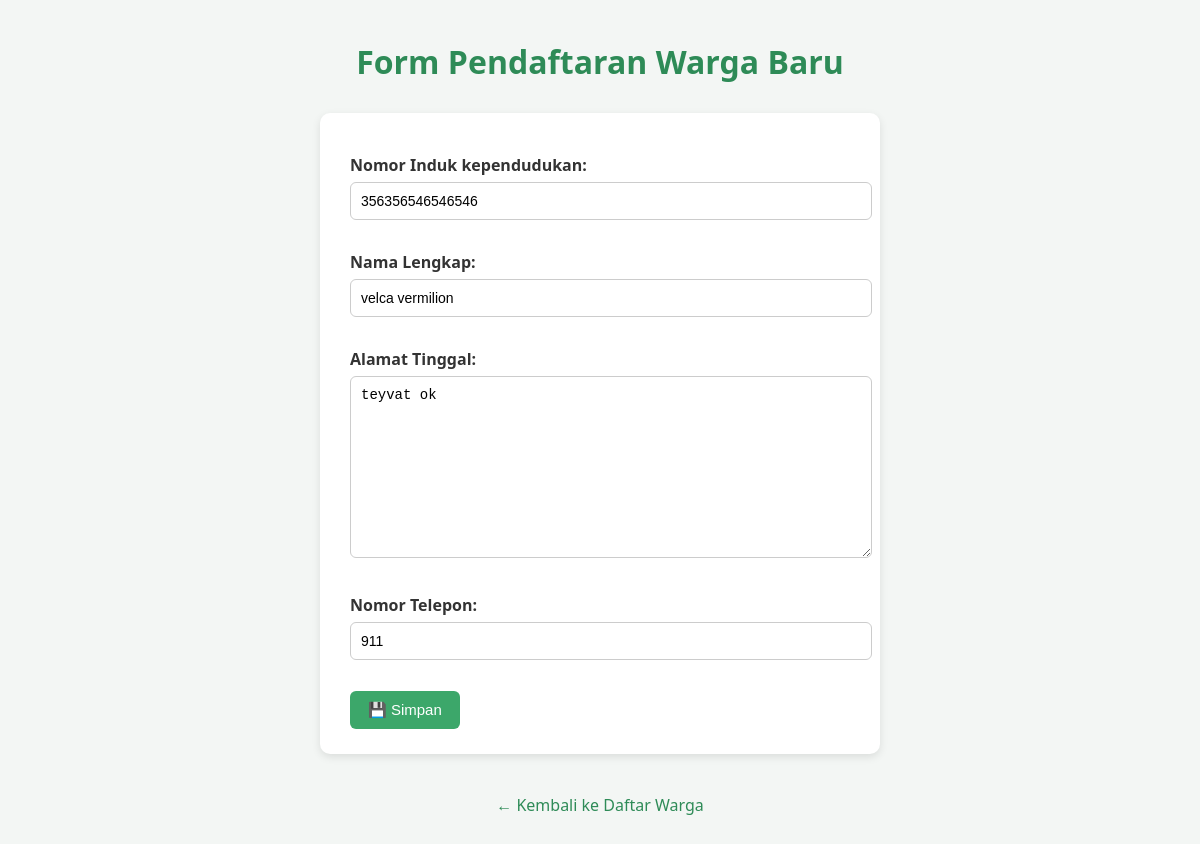
Screenshot of /warga/1/edit/ with the database file from the repository.
### warga/models.py (models this page shows, shortened)
class Warga(models.Model):
    nik = models.CharField(max_length=16, unique=True, verbose_name="Nomor Induk kependudukan")
    nama_lengkap = models.CharField(max_length=100, verbose_name="Nama Lengkap")
    alamat = models.TextField(verbose_name="Alamat Tinggal")
    no_telepon = models.CharField(max_length=15, blank=True, verbose_name="Nomor Telepon")
    tanggal_registrasi = models.DateTimeField(auto_now_add=True)

### warga/views.py (the view)
# urls.py: path('<int:pk>/edit/', WargaUpdateView.as_view(), name='warga-edit'),
class WargaUpdateView(UpdateView):
    model = Warga
    form_class = WargaForm
    template_name = 'warga/warga_form.html'
    success_url = reverse_lazy('warga_list')

### warga/forms.py
class WargaForm(forms.ModelForm):
    class Meta:
        model = Warga
        fields = ['nik', 'nama_lengkap', 'alamat', 'no_telepon']

### warga/templates/warga/warga_form.html (shortened to what this page needs)
<!DOCTYPE html>
<html lang="id">
<head>
</head>
<body>
    <h1>Form Pendaftaran Warga Baru</h1>
    <form method="post">
        {{ form.as_p }}
        <button type="submit">💾 Simpan</button>
    </form>
    <div style="text-align:center;">
        <a class="back-link" href="{% url 'warga_list' %}">← Kembali ke Daftar Warga</a>
    </div>
</body>
</html>

### warga/templates/warga/warga_form.html (style rules this page uses)
body { font-family: "Segoe UI", Arial, sans-serif; background-color: #f3f6f4; margin: 40px; color: #333; }
h1 { text-align: center; color: #2e8b57; }
form { background-color: white; max-width: 500px; margin: 30px auto; padding: 25px 30px; border-radius: 10px; box-shadow: 0 3px 8px rgba(0,0,0,0.1); }
label { display: block; margin-bottom: 6px; font-weight: bold; }
input, select, textarea { width: 100%; padding: 10px; margin-bottom: 15px; border: 1px solid #ccc; border-radius: 6px; font-size: 14px; }
button { background-color: #3ca76a; color: white; border: none; padding: 10px 18px; border-radius: 6px; font-size: 15px; cursor: pointer; transition: 0.3s; }
.back-link { display: inline-block; margin-top: 10px; color: #2e8b57; text-decoration: none; }

### rows the page displays
Warga: nik "356356546546546", nama_lengkap "velca vermilion", alamat "teyvat ok", no_telepon "911"
